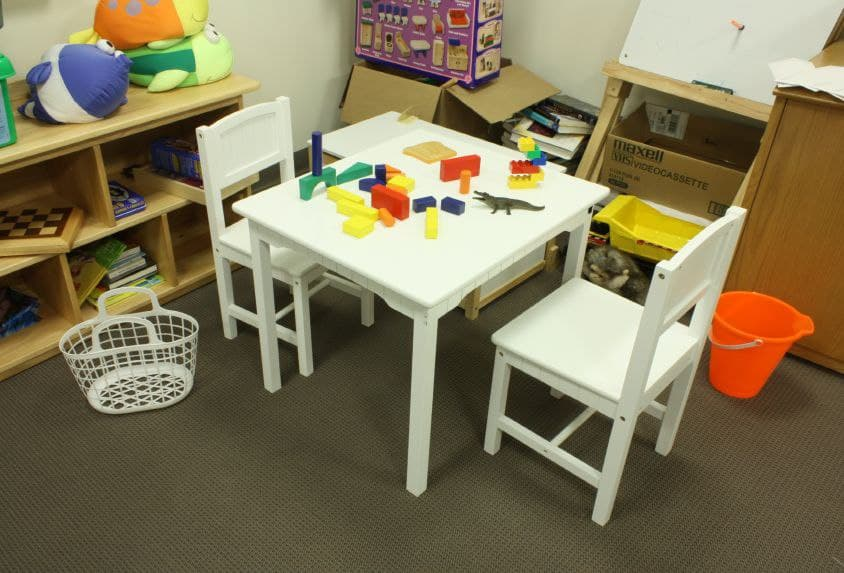
#> input picture Digital-Image-Processing-main/OpenCV-Python Tutorials Documentation Book/images/child.jpg, 844 x 573 px
$ jupyter execute --allow-errors Chapter_1415-Haris-corners.ipynb
#> lines starting #> are read from the running program, lines starting #| are printed output that depends on the picture; after the words box and inside, x2 and y2 are one past the last pixel; in counts of white or black regions, pixels touching at a corner belong together
[cell 1]
import cv2
import numpy as np
from matplotlib import pyplot as plt

[cell 2]
def nothing(x):
    pass

[cell 3]
filename = "images/child.jpg"
img = cv2.imread(filename)
#> img is the input picture: shape (573, 844, 3); mean B, G, R 89.4, 120, 130.4
gray = cv2.cvtColor(img,cv2.COLOR_BGR2GRAY)
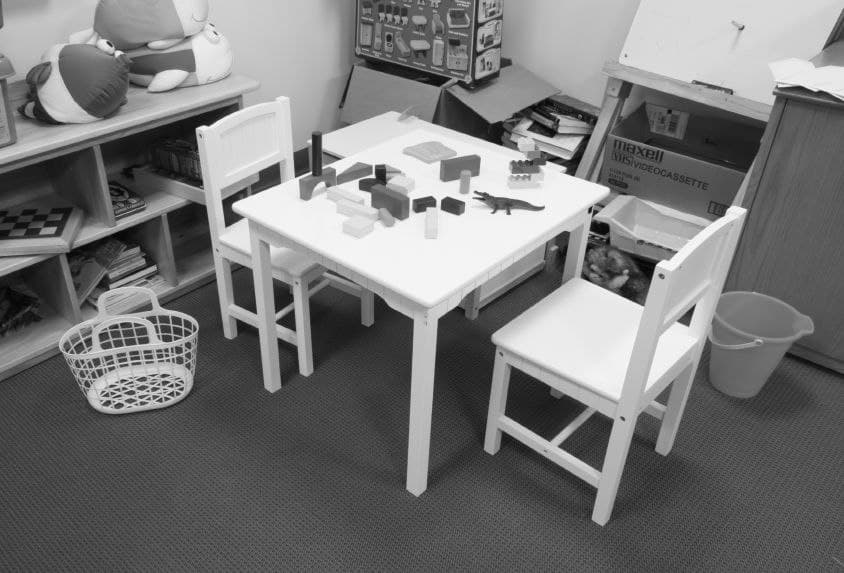
#> gray: shape (573, 844); min 0, max 254, mean 119.6
gray = np.float32(gray)
dst = cv2.cornerHarris(gray,2,3,0.04)

[cell 4]
cv2.namedWindow('image')
cv2.createTrackbar('threshold', 'image', 10, 1000, nothing)
while(1):
    k = cv2.waitKey(1) & 0xFF
#> (key Esc is pressed here)
    if k == 27:
        break
    threshold = cv2.getTrackbarPos('threshold', 'image')
    if(threshold <= 1):
        threshold=1
    img = cv2.imread(filename)
    img[dst>1./threshold*dst.max()]=[0,0,255]
    cv2.imshow('image',img)
cv2.destroyAllWindows()

[cell 5]
plt.figure(figsize=(15, 10))
plt.subplot(121),plt.imshow(img, 'gray')
plt.title('Original Image', fontsize=25)
#> (the rest of this cell did not finish here and is left out)

[cell 6]
filename = 'images/horse.jpg'
img = cv2.imread(filename)
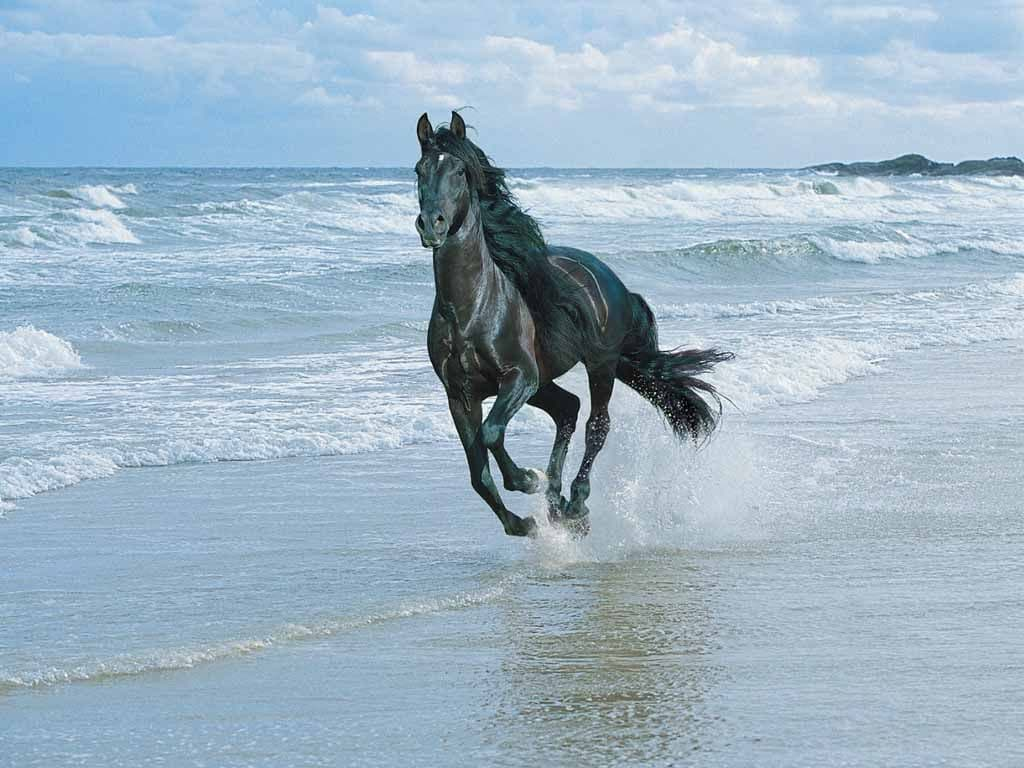
#> input picture Digital-Image-Processing-main/OpenCV-Python Tutorials Documentation Book/images/horse.jpg, 1024 x 768 px
#> img is the input picture: shape (768, 1024, 3); mean B, G, R 197.4, 180.8, 158.3
gray = cv2.cvtColor(img,cv2.COLOR_BGR2GRAY)
#> gray: shape (768, 1024)
# find Harris corners
gray = np.float32(gray)
dst = cv2.cornerHarris(gray,2,3,0.04)
#> dst: shape (768, 1024) float32
dst = cv2.dilate(dst,None)
ret, dst = cv2.threshold(dst,0.03*dst.max(),255,0)
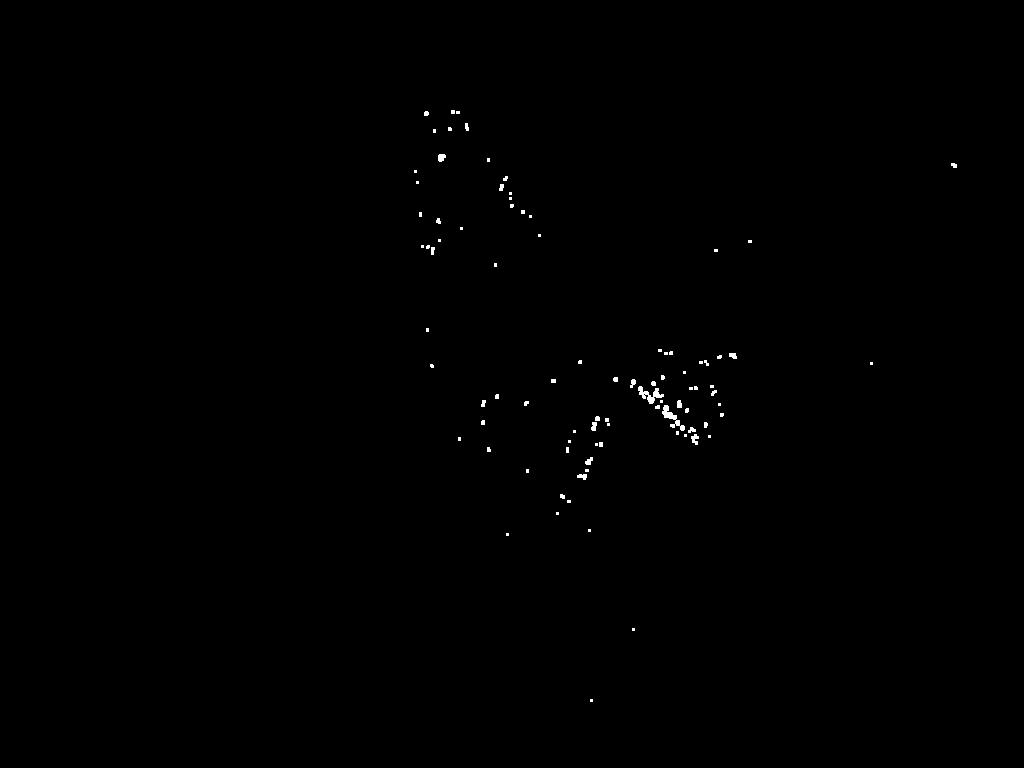
#> dst: shape (768, 1024) float32; 0.24% white; 90 white regions (63 under 20 px), largest, box (x1, y1, x2, y2) and area: (638, 386, 664, 404) 190, (662, 405, 685, 431) 189, (691, 434, 699, 445) 54
#> ret = 5376309.1
dst = np.uint8(dst)
# find centroids
ret, labels, stats, centroids = cv2.connectedComponentsWithStats(dst)
#> labels: shape (768, 1024) int32; 91 distinct labels, from 0 to 90
#> ret = 91; stats = 91 rows, first 6: [0, 0, 1024, 768, 784529], [424, 111, 5, 5, 22], [451, 110, 4, 4, 16], [456, 111, 4, 3, 12], [465, 123, 4, 8, 26], [448, 127, 4, 4, 15]; centroids = 91 pairs, first value 415 to 953.7, second value 111.5 to 700
# define the criteria to stop and refine the corners
criteria = (cv2.TERM_CRITERIA_EPS + cv2.TERM_CRITERIA_MAX_ITER, 100, 0.001)
corners = cv2.cornerSubPix(gray,np.float32(centroids),(5,5),(-1,-1),criteria)
#> corners = 91 pairs, first value 413.7 to 954.5, second value 109.9 to 702.2
# Now draw them
res = np.hstack((centroids,corners))
#> res = 91 rows, first 6: [511.3, 383.6, 511.3, 383.6], [425.9, 113.1, 425.7, 111.6], [452.5, 111.5, 451.7, 109.9], [457.5, 112, 457.5, 112], [466.4, 126.6, 465.4, 125.6], [449.4, 128.6, 449.4, 129.4]
res = np.int0(res)
#> res = 91 rows, first 6: [511, 383, 511, 383], [425, 113, 425, 111], [452, 111, 451, 109], [457, 112, 457, 112], [466, 126, 465, 125], [449, 128, 449, 129]
# img[res[:,1],res[:,0]]=[0,0,255]
# img[res[:,3],res[:,2]] = [0,255,0]
# cv2.imwrite('subpixel5.png',img)

[cell 7]
oimg = cv2.imread(filename)

[cell 8]
for i in range(res.shape[0]):
    cv2.circle(img, (res[i,0],res[i,1]),3,(255,0,0),-1)
    cv2.circle(oimg, (res[i,2],res[i,3]),5,(0,255,0),-1)
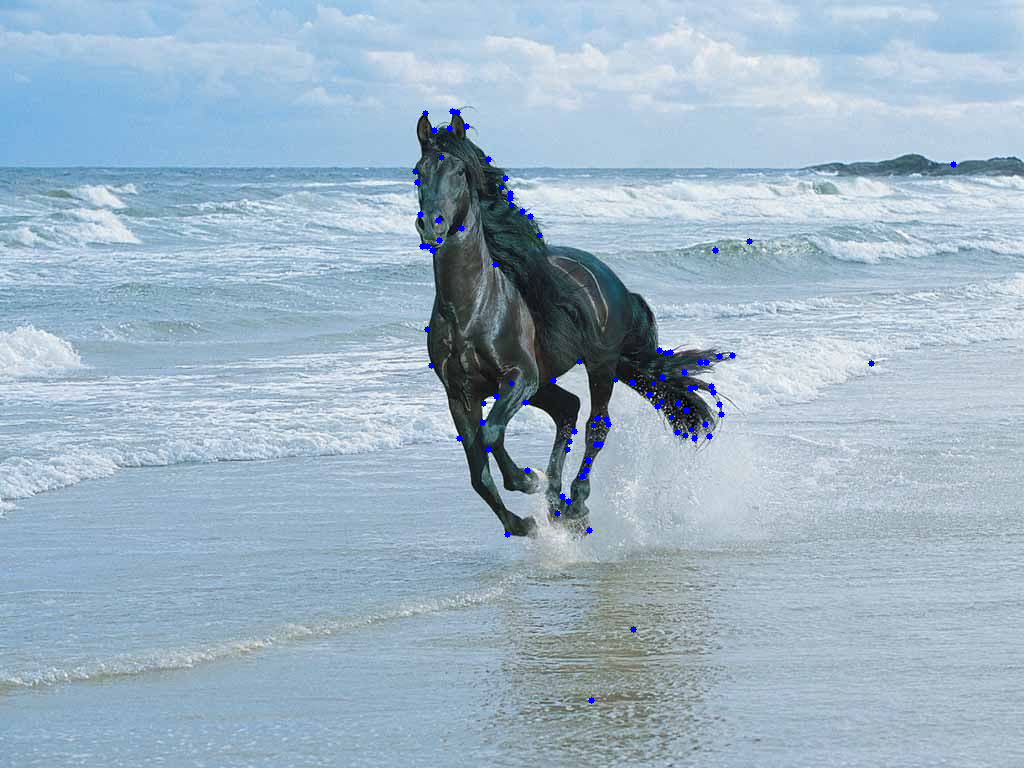
#> img: shape (768, 1024, 3); 0.33% of pixels changed, all inside (x1, y1, x2, y2) = (412, 108, 957, 704)
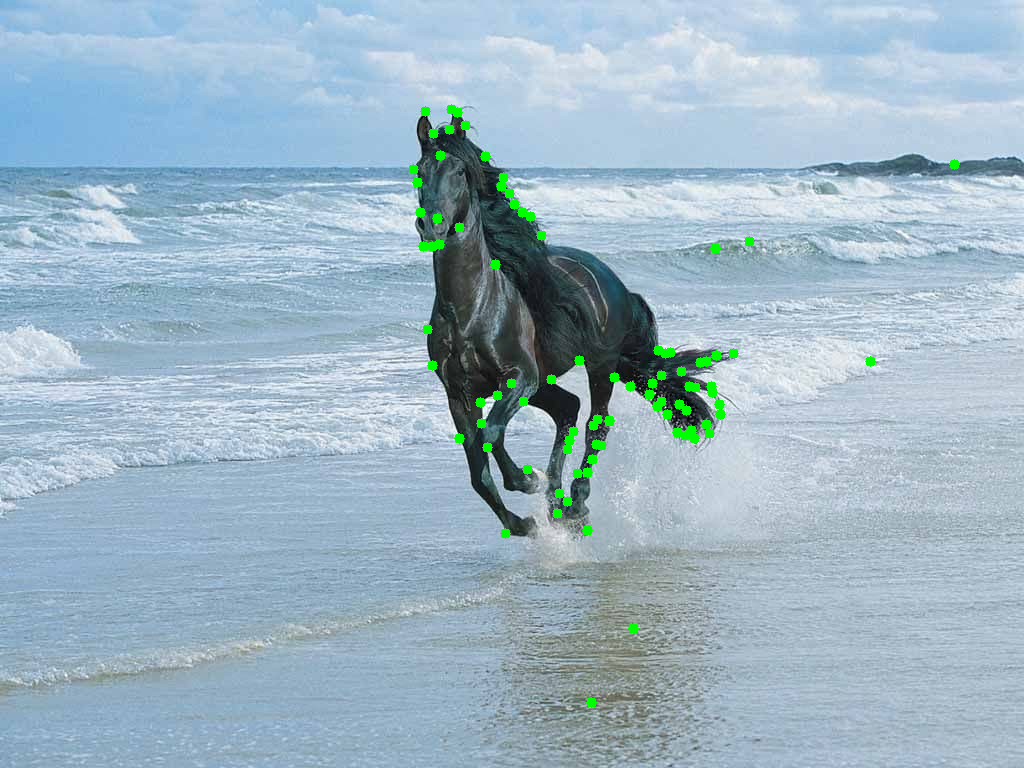
#> oimg: shape (768, 1024, 3); 0.88% of pixels changed, all inside (x1, y1, x2, y2) = (408, 104, 960, 708)

[cell 9]
plt.figure(figsize=(15, 10))
plt.subplot(121),plt.imshow(img)
plt.title('Original Image', fontsize=20)
plt.subplot(122),plt.imshow(oimg)
plt.title('Sub Pixel', fontsize=20)
plt.show()
#> figure, not shown here; B, G, R data is drawn as R, G, B

[cell 10]
filename = 'images/horse.jpg'
img = cv2.imread(filename)
gray= cv2.cvtColor(img,cv2.COLOR_BGR2GRAY)
sift = cv2.SIFT_create()
kp = sift.detect(gray,None)
#> kp = 4443 keypoints; strongest (x, y, size): (441, 157, 3.4), (487, 405, 9.6), (554, 380, 1.9), (575, 381, 19)
imgsift = cv2.imread(filename)
imgsift=cv2.drawKeypoints(img,kp,imgsift,flags=cv2.DRAW_MATCHES_FLAGS_DRAW_RICH_KEYPOINTS)
#> imgsift: shape (768, 1024, 3); 11.43% of pixels changed, all inside (x1, y1, x2, y2) = (0, 21, 1023, 767)

img=cv2.drawKeypoints(gray,kp,flags=cv2.DRAW_MATCHES_FLAGS_DRAW_RICH_KEYPOINTS)
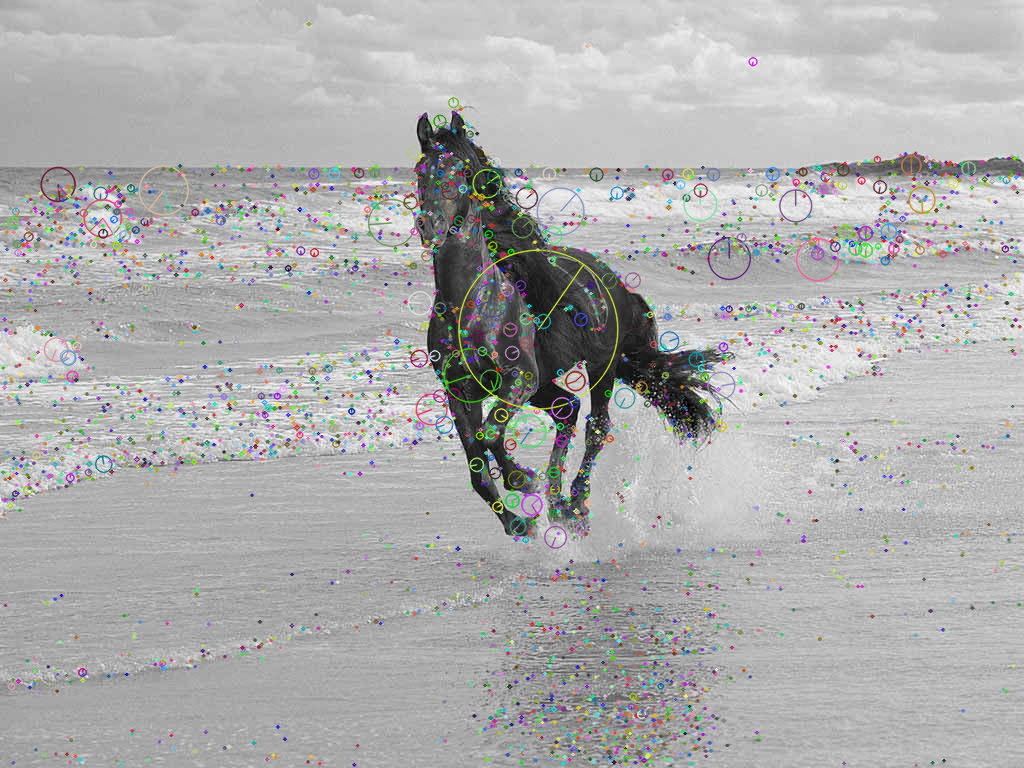
#> img: shape (768, 1024, 3); mean of channels 0, 1, 2 173.7, 174.1, 174; drawn as B, G, R
cv2.imwrite('sift_keypoints.jpg',img)
#> Out = True

[cell 11]
plt.figure(figsize=(15, 10))
plt.subplot(121),plt.imshow(img, 'gray')
plt.title('Original Image', fontsize=20)
plt.subplot(122),plt.imshow(imgsift, 'gray')
plt.title('Sift', fontsize=20)
plt.show()
#> figure, not shown here; B, G, R data is drawn as R, G, B
